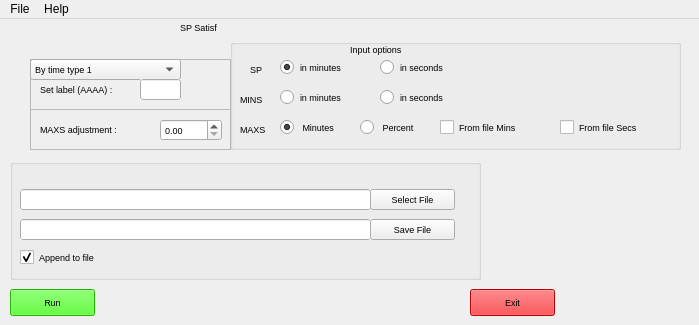
<?xml version="1.0" encoding="UTF-8"?>
<ui version="4.0">
 <class>MainWindow</class>
 <widget class="QMainWindow" name="MainWindow">
  <property name="geometry">
   <rect>
    <x>0</x>
    <y>0</y>
    <width>699</width>
    <height>325</height>
   </rect>
  </property>
  <property name="windowTitle">
   <string>MainWindow</string>
  </property>
  <widget class="QWidget" name="centralWidget">
   <widget class="QLabel" name="label">
    <property name="geometry">
     <rect>
      <x>180</x>
      <y>0</y>
      <width>61</width>
      <height>16</height>
     </rect>
    </property>
    <property name="font">
     <font>
      <pointsize>7</pointsize>
     </font>
    </property>
    <property name="text">
     <string>SP Satisf </string>
    </property>
   </widget>
   <widget class="QPushButton" name="Run_PB">
    <property name="geometry">
     <rect>
      <x>10</x>
      <y>270</y>
      <width>85</width>
      <height>27</height>
     </rect>
    </property>
    <property name="font">
     <font>
      <pointsize>7</pointsize>
     </font>
    </property>
    <property name="styleSheet">
     <string notr="true">background-color: rgb(46, 255, 0);</string>
    </property>
    <property name="text">
     <string>Run</string>
    </property>
   </widget>
   <widget class="QPushButton" name="Exit_PB">
    <property name="geometry">
     <rect>
      <x>470</x>
      <y>270</y>
      <width>85</width>
      <height>27</height>
     </rect>
    </property>
    <property name="font">
     <font>
      <pointsize>7</pointsize>
     </font>
    </property>
    <property name="autoFillBackground">
     <bool>false</bool>
    </property>
    <property name="styleSheet">
     <string notr="true">background-color: rgb(255, 0, 4);
</string>
    </property>
    <property name="text">
     <string>Exit</string>
    </property>
   </widget>
   <widget class="QGroupBox" name="input_options">
    <property name="geometry">
     <rect>
      <x>230</x>
      <y>20</y>
      <width>451</width>
      <height>111</height>
     </rect>
    </property>
    <property name="font">
     <font>
      <pointsize>7</pointsize>
     </font>
    </property>
    <property name="title">
     <string/>
    </property>
    <widget class="QRadioButton" name="SP_in_sec">
     <property name="geometry">
      <rect>
       <x>150</x>
       <y>20</y>
       <width>91</width>
       <height>17</height>
      </rect>
     </property>
     <property name="font">
      <font>
       <pointsize>7</pointsize>
      </font>
     </property>
     <property name="text">
      <string>in seconds</string>
     </property>
     <attribute name="buttonGroup">
      <string notr="true">buttonGroup_2</string>
     </attribute>
    </widget>
    <widget class="QRadioButton" name="MINS_in_sec">
     <property name="geometry">
      <rect>
       <x>150</x>
       <y>50</y>
       <width>111</width>
       <height>17</height>
      </rect>
     </property>
     <property name="font">
      <font>
       <pointsize>7</pointsize>
      </font>
     </property>
     <property name="text">
      <string>in seconds</string>
     </property>
    </widget>
    <widget class="QRadioButton" name="MAX_in_percent">
     <property name="geometry">
      <rect>
       <x>130</x>
       <y>80</y>
       <width>111</width>
       <height>17</height>
      </rect>
     </property>
     <property name="font">
      <font>
       <pointsize>7</pointsize>
      </font>
     </property>
     <property name="text">
      <string> Percent</string>
     </property>
     <attribute name="buttonGroup">
      <string notr="true">buttonGroup_3</string>
     </attribute>
    </widget>
    <widget class="QCheckBox" name="MAXS_file_input_mins">
     <property name="geometry">
      <rect>
       <x>210</x>
       <y>80</y>
       <width>111</width>
       <height>17</height>
      </rect>
     </property>
     <property name="font">
      <font>
       <pointsize>7</pointsize>
      </font>
     </property>
     <property name="text">
      <string>From file Mins</string>
     </property>
     <attribute name="buttonGroup">
      <string notr="true">buttonGroup_3</string>
     </attribute>
    </widget>
    <widget class="QRadioButton" name="SP_in_min">
     <property name="geometry">
      <rect>
       <x>50</x>
       <y>20</y>
       <width>82</width>
       <height>17</height>
      </rect>
     </property>
     <property name="font">
      <font>
       <pointsize>7</pointsize>
      </font>
     </property>
     <property name="text">
      <string>in minutes</string>
     </property>
     <property name="checked">
      <bool>true</bool>
     </property>
     <attribute name="buttonGroup">
      <string notr="true">buttonGroup_2</string>
     </attribute>
    </widget>
    <widget class="QRadioButton" name="MINS_in_min">
     <property name="geometry">
      <rect>
       <x>50</x>
       <y>50</y>
       <width>101</width>
       <height>17</height>
      </rect>
     </property>
     <property name="font">
      <font>
       <pointsize>7</pointsize>
      </font>
     </property>
     <property name="text">
      <string>in minutes</string>
     </property>
     <property name="checked">
      <bool>false</bool>
     </property>
    </widget>
    <widget class="QRadioButton" name="MAXS_in_min">
     <property name="geometry">
      <rect>
       <x>50</x>
       <y>80</y>
       <width>101</width>
       <height>17</height>
      </rect>
     </property>
     <property name="font">
      <font>
       <pointsize>7</pointsize>
      </font>
     </property>
     <property name="text">
      <string> Minutes</string>
     </property>
     <property name="checked">
      <bool>true</bool>
     </property>
     <attribute name="buttonGroup">
      <string notr="true">buttonGroup_3</string>
     </attribute>
    </widget>
    <widget class="QCheckBox" name="MAXS_file_input_secs">
     <property name="geometry">
      <rect>
       <x>330</x>
       <y>80</y>
       <width>111</width>
       <height>17</height>
      </rect>
     </property>
     <property name="font">
      <font>
       <pointsize>7</pointsize>
      </font>
     </property>
     <property name="text">
      <string>From file Secs</string>
     </property>
     <attribute name="buttonGroup">
      <string notr="true">buttonGroup_3</string>
     </attribute>
    </widget>
    <widget class="QLabel" name="label_4">
     <property name="geometry">
      <rect>
       <x>120</x>
       <y>0</y>
       <width>71</width>
       <height>21</height>
      </rect>
     </property>
     <property name="font">
      <font>
       <pointsize>7</pointsize>
      </font>
     </property>
     <property name="text">
      <string>Input options</string>
     </property>
    </widget>
    <widget class="QLabel" name="label_5">
     <property name="geometry">
      <rect>
       <x>20</x>
       <y>20</y>
       <width>21</width>
       <height>20</height>
      </rect>
     </property>
     <property name="font">
      <font>
       <pointsize>7</pointsize>
      </font>
     </property>
     <property name="text">
      <string>SP</string>
     </property>
    </widget>
    <widget class="QLabel" name="label_6">
     <property name="geometry">
      <rect>
       <x>10</x>
       <y>50</y>
       <width>31</width>
       <height>20</height>
      </rect>
     </property>
     <property name="font">
      <font>
       <pointsize>7</pointsize>
      </font>
     </property>
     <property name="text">
      <string>MINS</string>
     </property>
    </widget>
    <widget class="QLabel" name="label_7">
     <property name="geometry">
      <rect>
       <x>10</x>
       <y>80</y>
       <width>61</width>
       <height>20</height>
      </rect>
     </property>
     <property name="font">
      <font>
       <pointsize>7</pointsize>
      </font>
     </property>
     <property name="text">
      <string>MAXS</string>
     </property>
    </widget>
   </widget>
   <widget class="QGroupBox" name="File_options">
    <property name="geometry">
     <rect>
      <x>10</x>
      <y>140</y>
      <width>471</width>
      <height>121</height>
     </rect>
    </property>
    <property name="font">
     <font>
      <pointsize>7</pointsize>
     </font>
    </property>
    <property name="title">
     <string/>
    </property>
    <widget class="QCheckBox" name="append_to_file">
     <property name="geometry">
      <rect>
       <x>10</x>
       <y>90</y>
       <width>141</width>
       <height>17</height>
      </rect>
     </property>
     <property name="font">
      <font>
       <pointsize>7</pointsize>
      </font>
     </property>
     <property name="text">
      <string>Append to file</string>
     </property>
     <property name="checked">
      <bool>true</bool>
     </property>
    </widget>
    <widget class="QPushButton" name="SaveFile_PB">
     <property name="geometry">
      <rect>
       <x>360</x>
       <y>60</y>
       <width>85</width>
       <height>21</height>
      </rect>
     </property>
     <property name="font">
      <font>
       <pointsize>7</pointsize>
      </font>
     </property>
     <property name="text">
      <string>Save File</string>
     </property>
    </widget>
    <widget class="QLineEdit" name="SaveFile_LE">
     <property name="geometry">
      <rect>
       <x>10</x>
       <y>60</y>
       <width>351</width>
       <height>21</height>
      </rect>
     </property>
     <property name="font">
      <font>
       <pointsize>7</pointsize>
      </font>
     </property>
     <property name="autoFillBackground">
      <bool>true</bool>
     </property>
    </widget>
    <widget class="QLineEdit" name="SelectFile_LE">
     <property name="geometry">
      <rect>
       <x>10</x>
       <y>30</y>
       <width>351</width>
       <height>21</height>
      </rect>
     </property>
     <property name="font">
      <font>
       <pointsize>7</pointsize>
      </font>
     </property>
     <property name="autoFillBackground">
      <bool>true</bool>
     </property>
    </widget>
    <widget class="QPushButton" name="SelectFile_PB">
     <property name="geometry">
      <rect>
       <x>360</x>
       <y>30</y>
       <width>85</width>
       <height>21</height>
      </rect>
     </property>
     <property name="font">
      <font>
       <pointsize>7</pointsize>
      </font>
     </property>
     <property name="text">
      <string>Select File</string>
     </property>
    </widget>
   </widget>
   <widget class="QFrame" name="maxs_frame">
    <property name="geometry">
     <rect>
      <x>30</x>
      <y>90</y>
      <width>201</width>
      <height>41</height>
     </rect>
    </property>
    <property name="font">
     <font>
      <pointsize>7</pointsize>
     </font>
    </property>
    <property name="frameShape">
     <enum>QFrame::StyledPanel</enum>
    </property>
    <property name="frameShadow">
     <enum>QFrame::Raised</enum>
    </property>
    <widget class="QDoubleSpinBox" name="MaxS_Adjustment_DSB">
     <property name="geometry">
      <rect>
       <x>130</x>
       <y>10</y>
       <width>62</width>
       <height>22</height>
      </rect>
     </property>
     <property name="font">
      <font>
       <pointsize>7</pointsize>
      </font>
     </property>
    </widget>
    <widget class="QLabel" name="label_3">
     <property name="geometry">
      <rect>
       <x>10</x>
       <y>10</y>
       <width>131</width>
       <height>21</height>
      </rect>
     </property>
     <property name="font">
      <font>
       <pointsize>7</pointsize>
      </font>
     </property>
     <property name="text">
      <string>MAXS adjustment :</string>
     </property>
    </widget>
   </widget>
   <widget class="QFrame" name="frame">
    <property name="geometry">
     <rect>
      <x>30</x>
      <y>40</y>
      <width>201</width>
      <height>51</height>
     </rect>
    </property>
    <property name="font">
     <font>
      <pointsize>7</pointsize>
     </font>
    </property>
    <property name="frameShape">
     <enum>QFrame::StyledPanel</enum>
    </property>
    <property name="frameShadow">
     <enum>QFrame::Raised</enum>
    </property>
    <widget class="QComboBox" name="Sp_Sat_type_CMB">
     <property name="geometry">
      <rect>
       <x>0</x>
       <y>0</y>
       <width>151</width>
       <height>21</height>
      </rect>
     </property>
     <property name="font">
      <font>
       <pointsize>7</pointsize>
      </font>
     </property>
     <item>
      <property name="text">
       <string>By time type 1</string>
      </property>
     </item>
     <item>
      <property name="text">
       <string>By count type 1</string>
      </property>
     </item>
     <item>
      <property name="text">
       <string>By time type 2</string>
      </property>
     </item>
     <item>
      <property name="text">
       <string>By count type 2</string>
      </property>
     </item>
    </widget>
    <widget class="QLineEdit" name="Sp_Sat_Label_TB">
     <property name="geometry">
      <rect>
       <x>110</x>
       <y>20</y>
       <width>41</width>
       <height>21</height>
      </rect>
     </property>
     <property name="font">
      <font>
       <pointsize>7</pointsize>
      </font>
     </property>
     <property name="autoFillBackground">
      <bool>true</bool>
     </property>
     <property name="text">
      <string/>
     </property>
     <property name="maxLength">
      <number>4</number>
     </property>
     <property name="alignment">
      <set>Qt::AlignCenter</set>
     </property>
    </widget>
    <widget class="QLabel" name="label_2">
     <property name="geometry">
      <rect>
       <x>10</x>
       <y>20</y>
       <width>101</width>
       <height>21</height>
      </rect>
     </property>
     <property name="font">
      <font>
       <pointsize>7</pointsize>
      </font>
     </property>
     <property name="text">
      <string>Set label (AAAA) :</string>
     </property>
    </widget>
   </widget>
   <zorder>File_options</zorder>
   <zorder>input_options</zorder>
   <zorder>label</zorder>
   <zorder>Run_PB</zorder>
   <zorder>Exit_PB</zorder>
   <zorder>maxs_frame</zorder>
   <zorder>frame</zorder>
  </widget>
  <widget class="QMenuBar" name="menuBar">
   <property name="geometry">
    <rect>
     <x>0</x>
     <y>0</y>
     <width>699</width>
     <height>24</height>
    </rect>
   </property>
   <property name="sizePolicy">
    <sizepolicy hsizetype="Fixed" vsizetype="Minimum">
     <horstretch>0</horstretch>
     <verstretch>0</verstretch>
    </sizepolicy>
   </property>
   <widget class="QMenu" name="menuZim">
    <property name="title">
     <string>File</string>
    </property>
    <addaction name="FileExit_MU"/>
    <addaction name="actionSelectFile"/>
    <addaction name="actionSaveFile"/>
    <addaction name="actionLoad"/>
   </widget>
   <widget class="QMenu" name="menuHelp">
    <property name="title">
     <string>Help</string>
    </property>
    <addaction name="HelpReadme_MU"/>
   </widget>
   <addaction name="menuZim"/>
   <addaction name="menuHelp"/>
  </widget>
  <action name="FileExit_MU">
   <property name="checkable">
    <bool>false</bool>
   </property>
   <property name="text">
    <string>Exit</string>
   </property>
  </action>
  <action name="HelpReadme_MU">
   <property name="text">
    <string>Readme</string>
   </property>
  </action>
  <action name="actionSelectFile">
   <property name="text">
    <string>SelectFile</string>
   </property>
  </action>
  <action name="actionSaveFile">
   <property name="text">
    <string>SaveFile</string>
   </property>
  </action>
  <action name="actionRun">
   <property name="text">
    <string>Run</string>
   </property>
  </action>
  <action name="actionLoad">
   <property name="text">
    <string>Load</string>
   </property>
  </action>
 </widget>
 <layoutdefault spacing="6" margin="11"/>
 <resources/>
 <connections/>
 <buttongroups>
  <buttongroup name="buttonGroup_2"/>
  <buttongroup name="buttonGroup_3"/>
 </buttongroups>
</ui>
